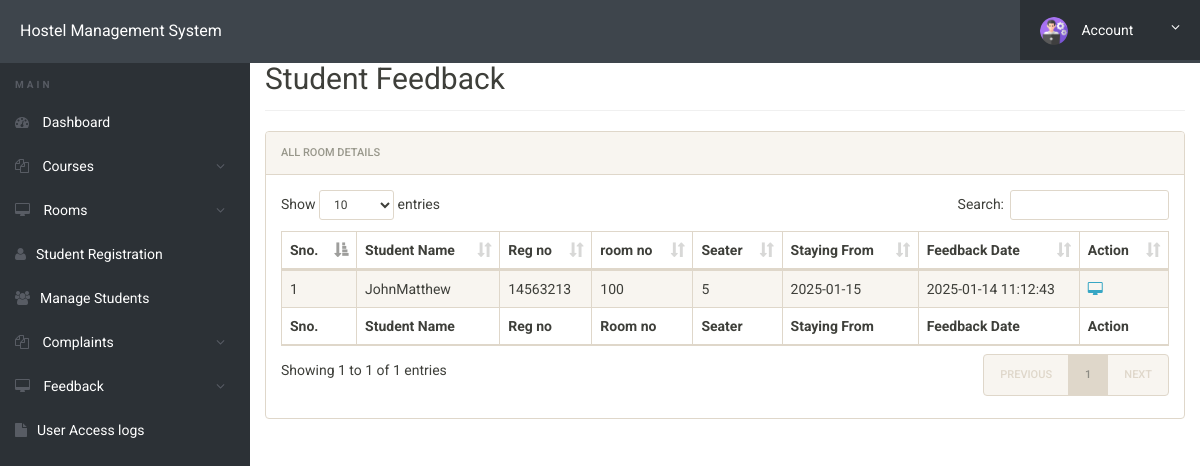
Page /hostel/admin/feedbacks.php (signed in) on the committed database.
### tables this page shows
CREATE TABLE `registration` (
  `id` int(11) NOT NULL,
  `roomno` int(11) DEFAULT NULL,
  `seater` int(11) DEFAULT NULL,
  `feespm` int(11) DEFAULT NULL,
  `foodstatus` int(11) DEFAULT NULL,
  `stayfrom` date DEFAULT NULL,
  `duration` int(11) DEFAULT NULL,
  `course` varchar(500) DEFAULT NULL,
  `regno` int(11) DEFAULT NULL,
  `firstName` varchar(500) DEFAULT NULL,
  `middleName` varchar(500) DEFAULT NULL,
  `lastName` varchar(500) DEFAULT NULL,
  `gender` varchar(250) DEFAULT NULL,
  `contactno` bigint(11) DEFAULT NULL,
  `emailid` varchar(500) DEFAULT NULL,
  `egycontactno` bigint(11) DEFAULT NULL,
  `guardianName` varchar(500) DEFAULT NULL,
  `guardianRelation` varchar(500) DEFAULT NULL,
  `guardianContactno` bigint(11) DEFAULT NULL,
  `corresAddress` varchar(500) DEFAULT NULL,
  `corresCIty` varchar(500) DEFAULT NULL,
  `corresState` varchar(500) DEFAULT NULL,
  `corresPincode` int(11) DEFAULT NULL,
  `pmntAddress` varchar(500) DEFAULT NULL,
  `pmntCity` varchar(500) DEFAULT NULL,
  `pmnatetState` varchar(500) DEFAULT NULL,
  `pmntPincode` int(11) DEFAULT NULL,
  `postingDate` timestamp NULL DEFAULT current_timestamp(),
  `updationDate` varchar(500) DEFAULT NULL
);

CREATE TABLE `userregistration` (
  `id` int(11) NOT NULL,
  `regNo` varchar(255) DEFAULT NULL,
  `firstName` varchar(255) DEFAULT NULL,
  `middleName` varchar(255) DEFAULT NULL,
  `lastName` varchar(255) DEFAULT NULL,
  `gender` varchar(255) DEFAULT NULL,
  `contactNo` bigint(20) DEFAULT NULL,
  `email` varchar(255) DEFAULT NULL,
  `password` varchar(255) DEFAULT NULL,
  `regDate` timestamp NULL DEFAULT current_timestamp(),
  `updationDate` varchar(45) DEFAULT NULL,
  `passUdateDate` varchar(45) DEFAULT NULL
);

CREATE TABLE `feedback` (
  `id` int(11) NOT NULL,
  `AccessibilityWarden` varchar(255) DEFAULT NULL,
  `AccessibilityMember` varchar(255) DEFAULT NULL,
  `RedressalProblem` varchar(255) DEFAULT NULL,
  `Room` varchar(255) DEFAULT NULL,
  `Mess` varchar(255) DEFAULT NULL,
  `HostelSurroundings` varchar(255) DEFAULT NULL,
  `OverallRating` varchar(255) DEFAULT NULL,
  `FeedbackMessage` varchar(255) DEFAULT NULL,
  `userId` int(11) DEFAULT NULL,
  `postinDate` timestamp NULL DEFAULT current_timestamp()
);

### hostel/admin/feedbacks.php (the view, shortened to what this page needs)
<?php
include('includes/config.php');
?>
<!doctype html>
<html lang="en" class="no-js">
<head>
	<link rel="stylesheet" href="css/font-awesome.min.css">
	<link rel="stylesheet" href="css/bootstrap.min.css">
	<link rel="stylesheet" href="css/dataTables.bootstrap.min.css">
	<link rel="stylesheet" href="css/bootstrap-social.css">
	<link rel="stylesheet" href="css/bootstrap-select.css">
	<link rel="stylesheet" href="css/fileinput.min.css">
	<link rel="stylesheet" href="css/awesome-bootstrap-checkbox.css">
	<link rel="stylesheet" href="css/style.css">
</head>
<body>
	<?php include('includes/header.php');?>
	<div class="ts-main-content">
			<?php include('includes/sidebar.php');?>
		<div class="content-wrapper">
			<div class="container-fluid">
				<div class="row">
					<div class="col-md-12">
						<h2 class="page-title" style="margin-top:4%">Student Feedback</h2>
						<div class="panel panel-default">
							<div class="panel-heading">All Room Details</div>
							<div class="panel-body">
								<table id="zctb" class="display table table-striped table-bordered table-hover" cellspacing="0" width="100%">
									<thead>
										<tr>
											<th>Sno.</th>
											<th>Student Name</th>
											<th>Reg no</th>
											<th>room no  </th>
											<th>Seater </th>
											<th>Staying From </th>
											<th>Feedback Date </th>
											<th>Action</th>
										</tr>
									</thead>
									<tfoot>
										<tr>
											<th>Sno.</th>
											<th>Student Name</th>
											<th>Reg no</th>
											<th>Room no  </th>
											<th>Seater </th>
											<th>Staying From </th>
											<th>Feedback Date </th>
											<th>Action</th>
										</tr>
									</tfoot>
									<tbody>
<?php
$ret="select * from registration
JOIN userregistration on userregistration.email=registration.emailid
join feedback on userregistration.id=feedback.userId";
$stmt= $mysqli->prepare($ret) ;
$stmt->execute() ;
$res=$stmt->get_result();
$cnt=1;
while($row=$res->fetch_object())
	  {
	  	?>
<tr><td><?php echo $cnt;;?></td>
<td><?php echo $row->firstName;?><?php echo $row->middleName;?><?php echo $row->lastName;?></td>
<td><?php echo $row->regno;?></td>
<td><?php echo $row->roomno;?></td>
<td><?php echo $row->seater;?></td>
<td><?php echo $row->stayfrom;?></td>
<td><?php echo $row->postinDate;?></td>
<td>
<a href="feedback-details.php?regno=<?php echo $row->regno;?>&&uid=<?php echo $row->userId;?>" title="View Full Details" target="blank"><i class="fa fa-desktop"></i></a>&nbsp;&nbsp;
</td>
										</tr>
									<?php
$cnt=$cnt+1;
									 } ?>
									</tbody>
								</table>
							</div>
						</div>
					</div>
				</div>
			</div>
		</div>
	</div>
</body>
</html>

### hostel/admin/css/style.css (style rules this page uses)
html { font-size: 14px; }
@media only screen and (min-width: 480px) { html { font-size: 17px; } }
@media only screen and (min-width: 768px) { html { font-size: 14px; } }
body { font-size: 1em; }
a { color: #37a6c4; }
.panel { overflow: hidden; }
.page-title { padding-bottom: 15px; margin-bottom: 20px; border-bottom: 1px solid #f0f0f0; }
.ts-main-content .content-wrapper { padding-top: 15px; margin-top: 10px; }
@media only screen and (min-width: 992px) { .ts-main-content .content-wrapper { margin-left: 250px; } }

### rows in the picture
registration: userregistration.firstName "John", userregistration.lastName "Matthew", regno "14563213", roomno "100", seater "5", stayfrom "2025-01-15", feedback.postinDate "2025-01-14 11:12:43"
